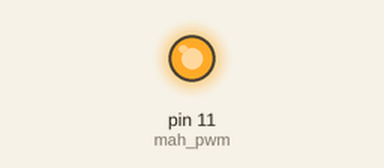
Simulated run of this program. Board: Raspberry Pi (header pin numbers). Parts: output pins drawn as LEDs (lit = HIGH). At 0.0 s the program stops and its outputs stay as they are.

Above: at 0.1 s.
Timing chart, 0 to 1.5 s (numbered marks = the images above):
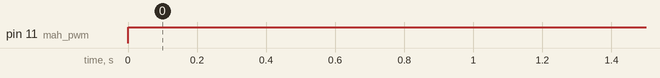

The program:

servoGPIO.py
```python
import RPi.GPIO as GPIO
import time
GPIO.setmode(GPIO.BOARD)
GPIO.setup(11,GPIO.OUT)
GPIO.output(11, True)
GPIO.output(11, False)
GPIO.output(11, True)
mah_pwm = GPIO.PWM(11,1)  #(pin,freq[Hz]);100Hz=1/10ms=1/10^-2=10^2=100 :)
mah_pwm.start(50)
mah_pwm.ChangeDutyCycle(1)
```

Measured:
- by itself, pin 11 (mah_pwm): LOW → HIGH at 0.00 s
